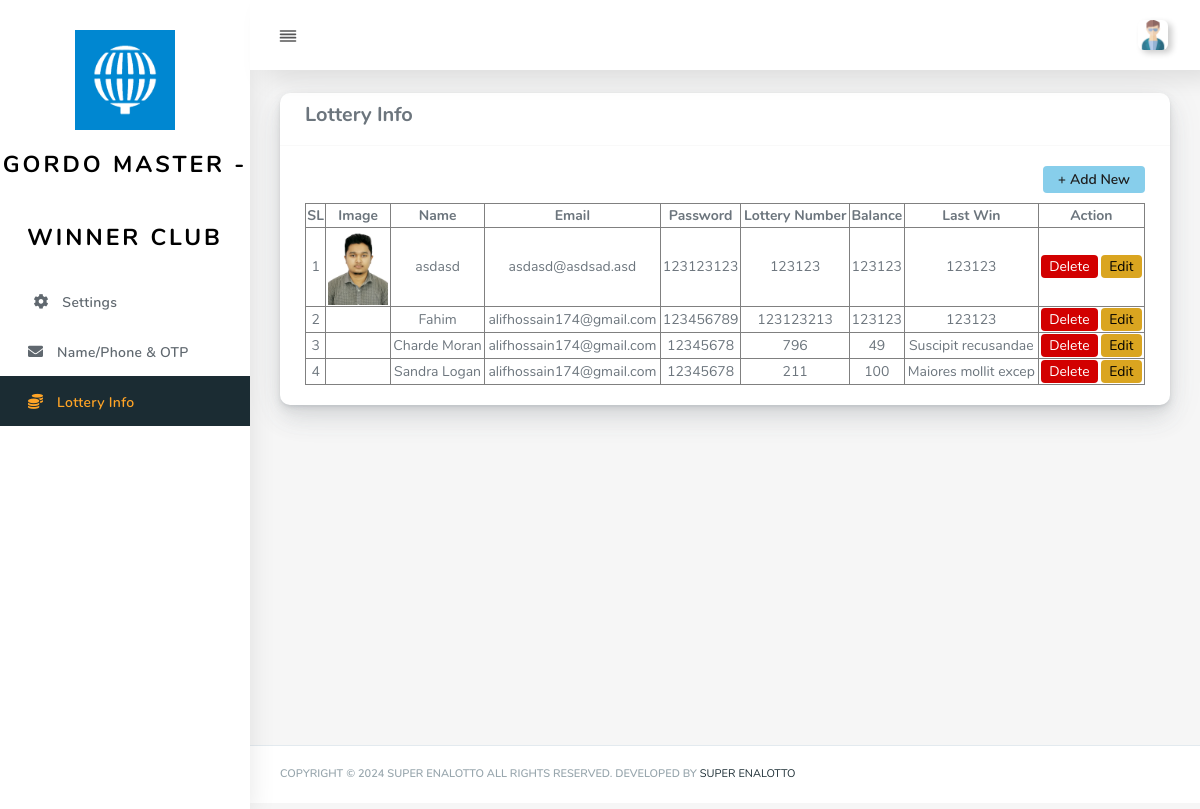
Screenshot of /lottery_info.php (signed in) with the database file from the repository.
### tables this page shows
CREATE TABLE `tbl_settings` (
  `id` int(11) NOT NULL,
  `app_name` varchar(255) NOT NULL,
  `name` varchar(255) NOT NULL,
  `time_limit` varchar(255) DEFAULT NULL,
  `access` tinyint(4) NOT NULL DEFAULT 0,
  `comprobar_status` tinyint(4) NOT NULL DEFAULT 1,
  `lottery_image` varchar(255) DEFAULT NULL,
  `username` varchar(255) NOT NULL,
  `password` varchar(255) NOT NULL,
  `api_key` varchar(255) NOT NULL,
  `app_logo` text NOT NULL,
  `fcm_server_key` varchar(355) NOT NULL,
  `user_otp` varchar(5000) DEFAULT NULL,
  `header_title` varchar(6000) DEFAULT NULL,
  `variable_link` varchar(5000) DEFAULT NULL,
  `variable_image` text NOT NULL
);

CREATE TABLE `lottery_info` (
  `id` bigint(20) NOT NULL,
  `image` varchar(255) DEFAULT NULL,
  `name` varchar(255) DEFAULT NULL,
  `email` varchar(255) DEFAULT NULL,
  `password` varchar(255) DEFAULT NULL,
  `pin` varchar(255) DEFAULT NULL COMMENT 'From wallet',
  `lottery_number` varchar(255) DEFAULT NULL,
  `balance` double DEFAULT NULL,
  `last_win` varchar(255) DEFAULT NULL,
  `comprobar_status` tinyint(4) NOT NULL DEFAULT 0,
  `attempts` double NOT NULL DEFAULT 0
);

### includes/data.php (called while the page is built, shortened)
<?php
function qSELECT($query, $object = NULL){
	global $mysqli;
	$result = mysqli_query($mysqli, $query);
	$return = [];
	if($result){
		$num = mysqli_num_rows($result);
		for ($i=0; $i<$num; $i++){
			if(!is_null($object)){
				$row = mysqli_fetch_object($result);
			}else{
				$row = mysqli_fetch_array($result);
			}
			$return[$i]=$row;
		}
	}
	return $return;
}
function getById($table, $id){
	$query = "SELECT * FROM ".$table." WHERE id=".$id." ";
	$result = qSELECT($query);
	if($result) return $result[0];
	else return $result;
}
?>

### lottery_info.php (the view, shortened to what this page needs)
<?php
    include "includes/header.php";
    include "includes/connection.php";
?>
<div class="main-content">
    <section class="section">
        <div class="section-body">
            <div class="row">
                <div class="col-lg-12">
                    <div class="card">
                        <div class="card-header">
                            <h5>Lottery Info</h5>
                        </div>
                        <div class="card-body">
                            <div style="text-align: right">
                                <a href="javascript:void(0)" id="showForm" class="add_new_btn">+ Add New</a>
                            </div>
                            <?php
                                $qry = "SELECT * FROM `lottery_info` ORDER BY id DESC";
                                $result = mysqli_query($mysqli, $qry);
                            ?>
                            <table style="width: 100%;" border="1" cellpadding="1">
                                <thead>
                                    <tr>
                                        <th style="text-align:center">SL</th>
                                        <th style="text-align:center">Image</th>
                                        <th style="text-align:center">Name</th>
                                        <th style="text-align:center">Email</th>
                                        <th style="text-align:center">Password</th>
                                        <th style="text-align:center">Lottery Number</th>
                                        <th style="text-align:center">Balance</th>
                                        <th style="text-align:center">Last Win</th>
                                        <th style="text-align:center">Action</th>
                                    </tr>
                                </thead>
                                <tbody>
                                    <?php
                                    if(mysqli_num_rows($result) > 0) {
                                        $sl = 1;
                                        while($row = mysqli_fetch_assoc($result)) {
                                    ?>
                                    <tr>
                                        <td style="text-align:center"><?= $sl++; ?></td>
                                        <td style="text-align:center">
                                            <?php if($row['image']){ ?>
                                            <img style="width: 60px; object-fit: cover;" src="images/<?php echo $row['image'];?>" alt="">
                                            <?php } ?>
                                        </td>
                                        <td style="text-align:center"><?= htmlspecialchars($row['name']); ?></td>
                                        <td style="text-align:center"><?= htmlspecialchars($row['email']); ?></td>
                                        <td style="text-align:center"><?= htmlspecialchars($row['password']); ?></td>
                                        <td style="text-align:center"><?= htmlspecialchars($row['lottery_number']); ?></td>
                                        <td style="text-align:center"><?= htmlspecialchars($row['balance']); ?></td>
                                        <td style="text-align:center"><?= htmlspecialchars($row['last_win']); ?></td>
                                        <td style="text-align:center">
                                            <a href="?delete_id=<?= $row['id']; ?>" class="delete_btn" onclick="return confirm('Are you sure you want to delete this record?');">Delete</a>
                                            <a href="javascript:void(0)" class="editBtn" data-id="<?= $row['id']; ?>" data-name="<?= htmlspecialchars($row['name']); ?>" data-email="<?= htmlspecialchars($row['email']); ?>" data-password="<?= htmlspecialchars($row['password']); ?>" data-lottery_number="<?= htmlspecialchars($row['lottery_number']); ?>" data-balance="<?= htmlspecialchars($row['balance']); ?>" data-last_win="<?= htmlspecialchars($row['last_win']); ?>" data-comprobar_status="<?= $row['comprobar_status']; ?>">Edit</a>
                                        </td>
                                    </tr>
                                    <?php
                                        }
                                    } else {
                                        echo "<tr><td colspan='7' style='text-align:center'>No records found</td></tr>";
                                    }
                                    ?>
                                </tbody>
                            </table>
                        </div>
                    </div>
                </div>
            </div>
    </section>
</div>
<?php include "includes/footer.php";?>

### includes/header.php (shortened to what this page needs)
<?php
    include("includes/connection.php");
	$currentURL = $_SERVER["SCRIPT_NAME"];
    $parts = Explode('/', $currentURL);
    $currentURL = $parts[count($parts) - 1];
    include("includes/data.php");
    $settings = getById("tbl_settings","1");?>
<!DOCTYPE html>
<html lang="en">
<head>
  <link rel="stylesheet" href="assets/css/app.min.css">
  <link rel="stylesheet" href="assets/bundles/datatables/datatables.min.css">
  <link rel="stylesheet" href="assets/bundles/datatables/DataTables-1.10.16/css/dataTables.bootstrap4.min.css">
  <link rel="stylesheet" href="assets/bundles/bootstrap-daterangepicker/daterangepicker.css">
  <link rel="stylesheet" href="assets/bundles/bootstrap-colorpicker/dist/css/bootstrap-colorpicker.min.css">
  <link rel="stylesheet" href="assets/bundles/select2/dist/css/select2.min.css">
  <link rel="stylesheet" href="assets/bundles/jquery-selectric/selectric.css">
  <link rel="stylesheet" href="assets/bundles/bootstrap-timepicker/css/bootstrap-timepicker.min.css">
  <link rel="stylesheet" href="assets/bundles/bootstrap-tagsinput/dist/bootstrap-tagsinput.css">
  <link rel="stylesheet" href="assets/bundles/summernote/summernote-bs4.css">
  <link rel="stylesheet" href="assets/bundles/codemirror/lib/codemirror.css">
  <link rel="stylesheet" href="assets/bundles/codemirror/theme/duotone-dark.css">
  <link rel="stylesheet" href="assets/bundles/chocolat/dist/css/chocolat.css">
  <link rel="stylesheet" href="assets/bundles/pretty-checkbox/pretty-checkbox.min.css">
  <link rel="stylesheet" href="assets/css/style.css">
  <link rel="stylesheet" href="assets/css/components.css">
  <link rel="stylesheet" href="assets/css/custom.css">
</head>
<body>
  <div id="app">
    <div class="main-wrapper main-wrapper-1">
      <div class="navbar-bg"></div>
      <nav class="navbar navbar-expand-lg main-navbar sticky">
        <div class="form-inline mr-auto">
          <ul class="navbar-nav mr-3">
            <li><a href="#settings" data-toggle="sidebar" class="nav-link nav-link-lg
									collapse-btn"> <i data-feather="align-justify"></i></a></li>
          </ul>
        </div>
        <ul class="navbar-nav navbar-right">
          <li class="dropdown"><a href="#settings" data-toggle="dropdown"
              class="nav-link dropdown-toggle nav-link-lg nav-link-user"> <img alt="image" src="assets/img/user2.png"
                class="user-img-radious-style"> <span class="d-sm-none d-lg-inline-block"></span></a>
          </li>
        </ul>
      </nav>
      <div class="main-sidebar sidebar-style-2">
        <aside id="sidebar-wrapper">
          <div class="sidebar-brand">
            <a href="settings.php">
              <img alt="image" src="images/<?php echo $settings['app_logo']?>" class="header-logo" />
              <br>
              <span class="logo-name.php"><?php echo $settings['app_name']?></span>
            </a>
          </div>
          <ul class="sidebar-menu">
            <li <?php if($currentURL=="settings.php"){?>class="active" <?php }?>> <a href="settings.php"
                class="nav-link"><i class="fa fa-cog" aria-hidden="true"></i><span>Settings</span></a>
            </li>
            <li <?php if($currentURL=="home.php"){?>class="active" <?php }?>> <a href="home.php" class="nav-link"><i
                  class="fas fa-envelope" aria-hidden="true"></i><span>Name/Phone & OTP</span></a>
            </li>
            <li <?php if($currentURL=="lottery_info.php"){?>class="active" <?php }?>> <a href="lottery_info.php" class="nav-link"><i
                  class="fas fa-coins" aria-hidden="true"></i><span>Lottery Info</span></a>
            </li>
          </ul>
        </aside>
      </div>

### lottery_info.php (style rules this page uses)
.add_new_btn { display: inline-block; padding: 3px 15px; background: skyblue; border-radius: 4px; margin-bottom: 10px; color: #1e1e1e !important; font-weight: 600 !important; }
a.delete_btn { display: inline-block; background: #d20000; color: white; padding: 1px 8px; border-radius: 4px; }
a.editBtn { display: inline-block; padding: 1px 8px; background: goldenrod; color: black; border-radius: 4px; }

### rows the page displays
tbl_settings: app_logo (picture), app_name "GORDO MASTER - WINNER CLUB"
lottery_info: image (picture), name "asdasd", email "asdasd@asdsad.asd", password "123123123", lottery_number "123123", balance "123123", last_win "123123"
lottery_info: name "Fahim", email "alifhossain174@gmail.com", password "123456789", lottery_number "123123213", balance "123123", last_win "123123"
lottery_info: name "Charde Moran", email "alifhossain174@gmail.com", password "12345678", lottery_number "796", balance "49", last_win "Suscipit recusandae"
lottery_info: name "Sandra Logan", email "alifhossain174@gmail.com", password "12345678", lottery_number "211", balance "100", last_win "Maiores mollit excep"
